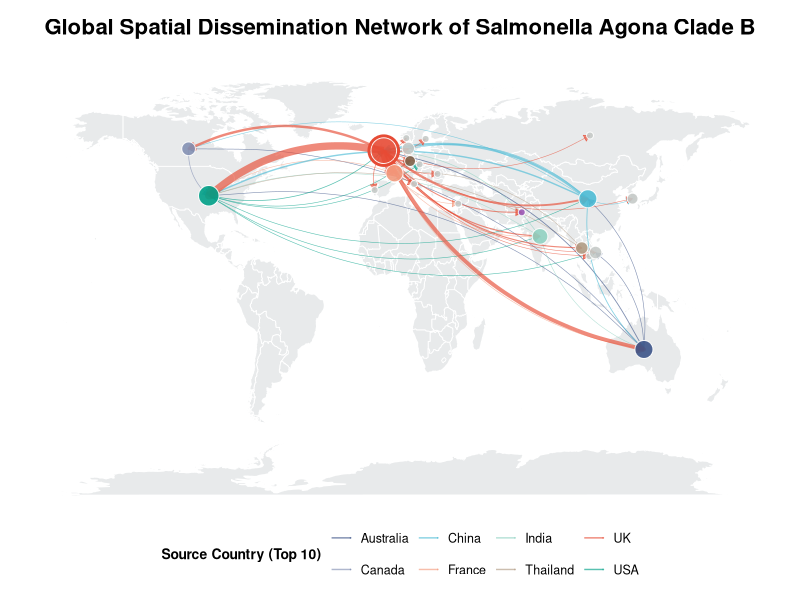

This chart was generated by the following R code:
# 1. Load required R packages
library(ggplot2)
library(dplyr)
library(maps)

# 2. Read standard data
raw_data <- "
Export_Country Import_Country
UK France
UK Denmark
India USA
UK India
India Australia
UK France
UK India
UK France
USA India
UK USA
UK France
France India
UK France
UK India
UK Australia
UK France
UK Norway
UK USA
UK USA
UK Australia
UK India
UK France
UK France
UK Germany
UK France
USA Germany
UK USA
UK Germany
UK Germany
UK Germany
UK Portugal
UK France
France Denmark
UK France
France UK
France UK
France UK
France Lebanon
France UK
UK Romania
France UK
UK France
UK Australia
UK USA
UK France
UK Canada
UK China
UK France
UK USA
UK China
UK USA
UK France
UK USA
UK France
UK France
UK France
UK Italy
UK USA
India UK
UK USA
UK Canada
UK USA
UK Canada
UK China
UK Sweden
UK USA
UK Canada
UK China
UK USA
UK China
UK France
UK USA
UK Pakistan
UK Canada
UK Pakistan
UK Canada
UK Australia
UK USA
UK Portugal
UK USA
UK USA
UK Canada
UK France
UK USA
UK Canada
UK USA
UK Pakistan
UK Australia
UK USA
UK USA
UK USA
UK USA
UK USA
UK Pakistan
UK China
UK USA
UK USA
India UK
UK India
UK Germany
USA Czechia
UK USA
UK France
UK Australia
UK Australia
UK Thailand
UK Australia
UK France
UK Canada
UK Australia
UK USA
UK USA
UK France
UK France
UK Thailand
UK France
Thailand France
UK Thailand
Thailand USA
UK Thailand
UK USA
UK France
UK France
UK USA
UK USA
UK USA
UK USA
UK USA
UK USA
UK Canada
Canada USA
UK Australia
UK USA
UK Cambodia
UK Canada
Canada USA
UK Australia
UK USA
UK France
UK Canada
UK USA
Australia Canada
Australia USA
UK Australia
UK France
UK USA
UK Germany
UK France
UK USA
UK Australia
UK USA
UK China
UK France
UK France
UK France
UK Australia
UK China
UK Australia
UK Australia
Australia China
UK Australia
UK France
Australia UK
UK Australia
UK Thailand
UK USA
China UK
China Canada
China USA
UK Australia
China UK
Australia UK
China Australia
UK Canada
UK France
UK USA
UK France
UK USA
China UK
UK Canada
France UK
France Australia
France USA
UK France
UK Germany
UK France
UK Australia
UK France
UK Australia
UK USA
UK Australia
UK Russia
UK China
China UK
China USA
China UK
China USA
China UK
UK South_Korea
UK USA
USA UK
Australia UK
Australia Vietnam
UK Australia
China South_Korea
China USA
China UK
China UK
USA China
China USA
China UK
UK France
China UK
China UK
USA Vietnam
UK Australia
UK Vietnam
UK USA
USA UK
China USA
China UK
China UK
China Australia
China USA
China Denmark
China Australia
China UK
UK China
"

df <- read.table(text = raw_data, header = TRUE, stringsAsFactors = FALSE)
edges <- df %>% count(Export_Country, Import_Country, name = "weight")

# 3. Calculate Top 10 countries (same as chord diagram)
all_countries <- c(df$Export_Country, df$Import_Country)
country_counts <- sort(table(all_countries), decreasing = TRUE)
top10_countries <- names(country_counts)[1:10]

# 4. Complete country geographic coordinates dictionary
geo_dict <- data.frame(
  country = c("UK", "France", "Denmark", "India", "USA", "Australia", "Norway", 
              "Germany", "Portugal", "Lebanon", "Romania", "Canada", "China", 
              "Italy", "Sweden", "Pakistan", "Czechia", "Thailand", "Cambodia", 
              "Russia", "South_Korea", "Vietnam"),
  lon = c(-3.4359, 2.2137, 9.5018, 78.9629, -95.7129, 133.7751, 8.4689, 
          10.4515, -8.2245, 35.8623, 24.9668, -106.3468, 104.1954, 
          12.5674, 18.6435, 69.3451, 15.4730, 100.9925, 104.9910, 
          105.3188, 127.7669, 108.2772),
  lat = c(55.3781, 46.2276, 56.2639, 20.5937, 37.0902, -25.2744, 60.4720, 
          51.1657, 39.3999, 33.8547, 45.9432, 56.1304, 35.8617, 
          41.8719, 60.1282, 30.3753, 49.8175, 15.8700, 12.5657, 
          61.5240, 35.9078, 14.0583)
)

# 5. Scientific color palette matching Top 10 countries
# (Order: UK, China, remaining Top10)
top_ordered <- c("UK", "China", setdiff(top10_countries, c("UK", "China")))
sci_palette <- c("#E64B35", "#4DBBD5", "#00A087", "#F39B7F", "#3C5488", 
                 "#8491B4", "#91D1C2", "#7E6148", "#B09C85", "#9B59B6")
color_mapping <- setNames(sci_palette, top_ordered)
color_mapping["Other"] <- "#C5C9C7" # Gray for other countries

# 6. Inject color and hierarchical logic into edges
edges_geo <- edges %>%
  left_join(geo_dict, by = c("Export_Country" = "country")) %>% 
  rename(lon_out = lon, lat_out = lat) %>%
  left_join(geo_dict, by = c("Import_Country" = "country")) %>% 
  rename(lon_in = lon, lat_in = lat) %>%
  filter(!is.na(lon_out) & !is.na(lon_in)) %>%
  # Determine if export country is in Top 10 for edge coloring
  mutate(Source_Group = ifelse(Export_Country %in% top10_countries, Export_Country, "Other")) %>%
  # CRITICAL: Set Z-axis order for plotting (Plot_Order)
  # Layer order: Other (1) → Top10 (2) → China (3) → UK (4)
  mutate(Plot_Order = case_when(
    Source_Group == "Other" ~ 1,
    Source_Group == "China" ~ 3,
    Source_Group == "UK" ~ 4,
    TRUE ~ 2
  )) %>%
  arrange(Plot_Order, weight) # Thicker lines on top

# 7. Inject color and size into nodes
nodes <- data.frame(country = c(edges$Export_Country, edges$Import_Country)) %>%
  count(country, name = "degree") %>%
  left_join(geo_dict, by = "country") %>% 
  filter(!is.na(lon)) %>%
  mutate(Node_Group = ifelse(country %in% top10_countries, country, "Other"))

# 8. Begin plotting publication-quality global transmission network
world_map <- map_data("world")

ggplot() +
  # Layer 1: Clean world basemap (light gray land, white borders)
  geom_polygon(data = world_map, aes(x = long, y = lat, group = group), 
               fill = "#E8EAEB", color = "#FFFFFF", linewidth = 0.3) +
  
  # Layer 2: Transmission arrows (mapped to Top 10 country colors)
  geom_curve(data = edges_geo, 
             aes(x = lon_out, y = lat_out, xend = lon_in, yend = lat_in, 
                 linewidth = weight, color = Source_Group),
             curvature = 0.25, 
             alpha = 0.65, # 65% transparency to show network complexity
             arrow = arrow(length = unit(0.015, "npc"), type = "closed")) +
  
  # Layer 3: Country node points
  geom_point(data = nodes, 
             aes(x = lon, y = lat, size = degree, fill = Node_Group), 
             color = "white", shape = 21, stroke = 0.5, alpha = 0.9) +
  
  # Layer 4: Highlight UK with glowing halo to emphasize source status
  geom_point(data = nodes %>% filter(country == "UK"), 
             aes(x = lon, y = lat, size = degree + 5), 
             color = "#E64B35", fill = NA, shape = 1, stroke = 1.5) +
  
  # Color and legend configuration (unified with chord diagram)
  scale_color_manual(values = color_mapping, name = "Source Country (Top 10)") +
  scale_fill_manual(values = color_mapping, guide = "none") +
  scale_linewidth_continuous(range = c(0.2, 2.5), guide = "none") +
  scale_size_continuous(range = c(2, 9), guide = "none") + 
  
  # Theme refinement (Nature/Science style: clean, frameless)
  coord_fixed(1.3) + 
  theme_void() + 
  theme(legend.position = "bottom",
        legend.box = "horizontal",
        legend.title = element_text(face = "bold", size = 10),
        legend.text = element_text(size = 9),
        plot.title = element_text(hjust = 0.5, face = "bold", size = 16, 
                                  margin = margin(b = 15)),
        plot.margin = margin(10, 10, 10, 10)) +
  labs(title = "Global Spatial Dissemination Network of Salmonella Agona Clade B")
